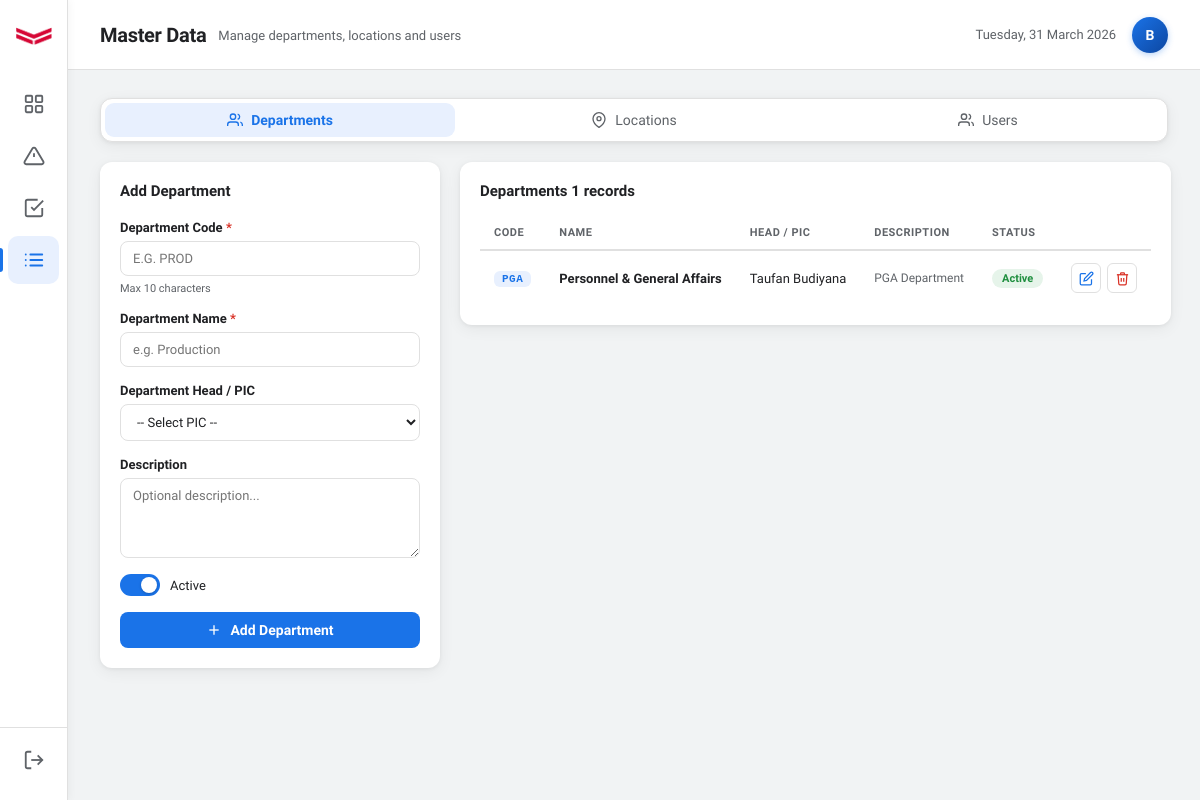
/master/index.php (signed in), run on the app's committed database.
### tables this page shows
CREATE TABLE `departments` (
  `id` int(11) NOT NULL,
  `code` varchar(10) NOT NULL,
  `name` varchar(100) NOT NULL,
  `head_id` int(11) DEFAULT NULL,
  `description` text DEFAULT NULL,
  `is_active` tinyint(1) NOT NULL DEFAULT 1,
  `created_at` datetime NOT NULL DEFAULT current_timestamp(),
  `updated_at` datetime NOT NULL DEFAULT current_timestamp() ON UPDATE current_timestamp()
);

CREATE TABLE `users` (
  `id` int(11) NOT NULL,
  `employee_id` varchar(20) NOT NULL,
  `name` varchar(100) NOT NULL,
  `email` varchar(100) NOT NULL,
  `password` varchar(255) NOT NULL,
  `department_id` int(11) DEFAULT NULL,
  `role` tinyint(1) NOT NULL DEFAULT 3,
  `reset_token` varchar(100) DEFAULT NULL,
  `reset_expires` datetime DEFAULT NULL,
  `is_active` tinyint(1) NOT NULL DEFAULT 1,
  `created_at` datetime NOT NULL DEFAULT current_timestamp(),
  `updated_at` datetime DEFAULT NULL ON UPDATE current_timestamp()
);

### master/index.php (the view, shortened to what this page needs)
<?php
require_once '../config/db.php';
$active_tab = $_GET['tab'] ?? 'departments';
$is_superadmin = (int)$_SESSION['role'] == 1;
$role = (int)($_SESSION['role'] ?? 3);
$departments = $pdo->query("
    SELECT d.*, u.name AS head_name
    FROM departments d
    LEFT JOIN users u ON d.head_id = u.id
    ORDER BY d.name
")->fetchAll();
?>
<!DOCTYPE html>
<html lang="en">
<head>
  <link rel="stylesheet" href="../assets/dashboard.css"/>
  <link rel="stylesheet" href="../assets/master.css"/>
</head>
<body>
  <aside class="sidebar">
    <div class="sidebar__logo">
      <img src="../assets/logo.png" alt="Yanmar" class="sidebar__logo-img"/>
    </div>
    <nav class="sidebar__nav">
      <a href="../index" class="nav-item" data-tooltip="Dashboard">
        <svg viewBox="0 0 24 24" fill="none" stroke="currentColor" stroke-width="2">
          <rect x="3" y="3" width="7" height="7" rx="1"/><rect x="14" y="3" width="7" height="7" rx="1"/>
          <rect x="3" y="14" width="7" height="7" rx="1"/><rect x="14" y="14" width="7" height="7" rx="1"/>
        </svg>
      </a>
      <a href="../hiyari/index" class="nav-item" data-tooltip="Hiyari Hatto">
        <svg viewBox="0 0 24 24" fill="none" stroke="currentColor" stroke-width="2">
          <path d="M10.29 3.86L1.82 18a2 2 0 0 0 1.71 3h16.94a2 2 0 0 0 1.71-3L13.71 3.86a2 2 0 0 0-3.42 0z"/>
          <line x1="12" y1="9" x2="12" y2="13"/><line x1="12" y1="17" x2="12.01" y2="17"/>
        </svg>
      </a>
      <a href="../kyt/index" class="nav-item" data-tooltip="KYT">
        <svg viewBox="0 0 24 24" fill="none" stroke="currentColor" stroke-width="2">
          <path d="M9 11l3 3L22 4"/>
          <path d="M21 12v7a2 2 0 0 1-2 2H5a2 2 0 0 1-2-2V5a2 2 0 0 1 2-2h11"/>
        </svg>
      </a>
      <?php if ($role <= 2): ?>
      <a href="../master/index" class="nav-item nav-item--active" data-tooltip="Master Data">
      </a>
      <?php endif; ?>
    </nav>
    <div class="sidebar__bottom">
      <a href="../auth/logout" class="nav-item nav-item--logout" data-tooltip="Sign Out">
        <svg viewBox="0 0 24 24" fill="none" stroke="currentColor" stroke-width="2">
          <path d="M9 21H5a2 2 0 0 1-2-2V5a2 2 0 0 1 2-2h4"/>
          <polyline points="16 17 21 12 16 7"/>
          <line x1="21" y1="12" x2="9" y2="12"/>
        </svg>
      </a>
    </div>
  </aside>
  <main class="main">
    <header class="topbar">
      <div class="topbar__left">
        <h1 class="topbar__title">Master Data</h1>
        <p class="topbar__sub">Manage departments, locations<?php echo $is_superadmin ? ' and users' : ''; ?></p>
      </div>
      <div class="topbar__right">
        <div class="topbar__date"><?php echo date('l, d F Y'); ?></div>
        <?php if (isset($_SESSION['user_id'])): ?>
        <div style="position:relative">
          <div class="topbar__avatar" id="avatarBtn">
            <?php echo strtoupper(substr($_SESSION['name'] ?? 'U', 0, 1)); ?>
          </div>
        </div>
        <?php endif; ?>
      </div>
    </header>
    <div class="content">
      <div class="tabs">
        <button class="tab <?php echo $active_tab === 'departments' ? 'tab--active' : ''; ?>" data-tab="departments">
          <svg viewBox="0 0 24 24" fill="none" stroke="currentColor" stroke-width="2" width="16" height="16">
            <path d="M17 21v-2a4 4 0 0 0-4-4H5a4 4 0 0 0-4 4v2"/>
            <circle cx="9" cy="7" r="4"/>
            <path d="M23 21v-2a4 4 0 0 0-3-3.87"/><path d="M16 3.13a4 4 0 0 1 0 7.75"/>
          </svg>
          Departments
        </button>
        <button class="tab <?php echo $active_tab === 'locations' ? 'tab--active' : ''; ?>" data-tab="locations">
          <svg viewBox="0 0 24 24" fill="none" stroke="currentColor" stroke-width="2" width="16" height="16">
            <path d="M21 10c0 7-9 13-9 13s-9-6-9-13a9 9 0 0 1 18 0z"/>
            <circle cx="12" cy="10" r="3"/>
          </svg>
          Locations
        </button>
        <?php if ($is_superadmin): ?>
        <button class="tab <?php echo $active_tab === 'users' ? 'tab--active' : ''; ?>" data-tab="users">
          <svg viewBox="0 0 24 24" fill="none" stroke="currentColor" stroke-width="2" width="16" height="16">
            <path d="M17 21v-2a4 4 0 0 0-4-4H5a4 4 0 0 0-4 4v2"/>
            <circle cx="9" cy="7" r="4"/>
            <path d="M23 21v-2a4 4 0 0 0-3-3.87"/><path d="M16 3.13a4 4 0 0 1 0 7.75"/>
          </svg>
          Users
        </button>
        <?php endif; ?>
      </div>
      <div class="tab-panel <?php echo $active_tab === 'departments' ? 'tab-panel--active' : ''; ?>" id="tab-departments">
        <div class="master-layout">
          <div class="master-form-box">
            <div class="master-form-box__header">
              <h2 class="master-form-box__title">Add Department</h2>
            </div>
            <form method="POST" action="dept_store.php">
              <div class="form-group">
                <label class="form-label">Department Code <span class="required">*</span></label>
                <input type="text" name="code" class="form-input" placeholder="e.g. PROD" required maxlength="10" style="text-transform:uppercase"/>
                <span class="form-hint">Max 10 characters</span>
              </div>
              <div class="form-group">
                <label class="form-label">Department Name <span class="required">*</span></label>
                <input type="text" name="name" class="form-input" placeholder="e.g. Production" required/>
              </div>
              <div class="form-group">
                <label class="form-label">Department Head / PIC</label>
                <select name="head_id" class="form-select">
                  <option value="">-- Select PIC --</option>
                </select>
              </div>
              <div class="form-group">
                <label class="form-label">Description</label>
                <textarea name="description" class="form-textarea" rows="3" placeholder="Optional description..."></textarea>
              </div>
              <div class="form-group">
                <label class="toggle-label">
                  <span class="toggle-switch"></span>
                  Active
                </label>
              </div>
              <button type="submit" class="btn-submit">
                <svg viewBox="0 0 24 24" fill="none" stroke="currentColor" stroke-width="2" width="16" height="16">
                  <line x1="12" y1="5" x2="12" y2="19"/><line x1="5" y1="12" x2="19" y2="12"/>
                </svg>
                Add Department
              </button>
            </form>
          </div>
          <div class="master-list-box">
            <div class="master-list-box__header">
              <h2 class="master-list-box__title">Departments <span class="table-count"><?php echo count($departments); ?> records</span></h2>
            </div>
            <?php if (empty($departments)): ?>
            <div class="empty-state">
              <svg viewBox="0 0 24 24" fill="none" stroke="currentColor" stroke-width="1.5" width="40" height="40">
                <path d="M17 21v-2a4 4 0 0 0-4-4H5a4 4 0 0 0-4 4v2"/><circle cx="9" cy="7" r="4"/>
              </svg>
              <p>No departments yet</p>
            </div>
            <?php else: ?>
            <div class="table-wrap">
              <table class="table">
                <thead>
                  <tr><th>Code</th><th>Name</th><th>Head / PIC</th><th>Description</th><th>Status</th><th></th></tr>
                </thead>
                <tbody>
                  <?php foreach ($departments as $d): ?>
                  <tr>
                    <td><span class="code-badge"><?php echo htmlspecialchars($d['code']); ?></span></td>
                    <td><strong><?php echo htmlspecialchars($d['name']); ?></strong></td>
                    <td><?php echo htmlspecialchars($d['head_name'] ?? '—'); ?></td>
                    <td class="td-desc"><?php echo htmlspecialchars($d['description'] ?? '—'); ?></td>
                    <td><span class="badge <?php echo $d['is_active'] ? 'badge--closed' : 'badge--open'; ?>"><?php echo $d['is_active'] ? 'Active' : 'Inactive'; ?></span></td>
                    <td class="td-actions">
                      <button class="action-btn action-btn--edit" onclick="openEditDept(<?php echo htmlspecialchars(json_encode($d)); ?>)" title="Edit">
                        <svg viewBox="0 0 24 24" fill="none" stroke="currentColor" stroke-width="2" width="15" height="15">
                          <path d="M11 4H4a2 2 0 0 0-2 2v14a2 2 0 0 0 2 2h14a2 2 0 0 0 2-2v-7"/>
                          <path d="M18.5 2.5a2.121 2.121 0 0 1 3 3L12 15l-4 1 1-4 9.5-9.5z"/>
                        </svg>
                      </button>
                      <a href="dept_delete.php?id=<?php echo $d['id']; ?>" class="action-btn action-btn--delete" onclick="return confirm('Delete this department?')" title="Delete">
                        <svg viewBox="0 0 24 24" fill="none" stroke="currentColor" stroke-width="2" width="15" height="15">
                          <polyline points="3 6 5 6 21 6"/>
                          <path d="M19 6l-1 14a2 2 0 0 1-2 2H8a2 2 0 0 1-2-2L5 6"/>
                          <path d="M10 11v6"/><path d="M14 11v6"/>
                          <path d="M9 6V4a1 1 0 0 1 1-1h4a1 1 0 0 1 1 1v2"/>
                        </svg>
                      </a>
                    </td>
                  </tr>
                  <?php endforeach; ?>
                </tbody>
              </table>
            </div>
            <?php endif; ?>
          </div>
        </div>
      </div>
    </div>
  </main>
</body>
</html>

### assets/master.css (style rules this page uses)
.master-layout { display: grid; grid-template-columns: 340px 1fr; gap: 20px; align-items: start; }
.master-form-box { background: #fff; border-radius: var(--radius); box-shadow: var(--shadow); padding: 20px; position: sticky; top: calc(var(--topbar-h) + 16px); }
.master-form-box__header { margin-bottom: 20px; }
.master-form-box__title { font-size: 15px; font-weight: 600; }
.master-list-box { background: #fff; border-radius: var(--radius); box-shadow: var(--shadow); padding: 20px; }
.master-list-box__header { display: flex; align-items: center; justify-content: space-between; margin-bottom: 16px; }
.master-list-box__title { font-size: 15px; font-weight: 600; }
.form-group { display: flex; flex-direction: column; gap: 6px; margin-bottom: 16px; }
.form-label { font-size: 13px; font-weight: 600; color: var(--text-primary); }
.required { color: var(--red); }
.form-hint { font-size: 11px; color: var(--text-secondary); }
.form-input, .form-select, .form-textarea { padding: 9px 12px; border: 1.5px solid var(--border); border-radius: 8px; font-family: var(--font); font-size: 13px; color: var(--text-primary); background: #fff; outline: none; width: 100%; transition: border-color var(--transition), box-shadow var(--transition); }
.form-textarea { resize: vertical; min-height: 80px; }
.toggle-label { display: flex; align-items: center; gap: 10px; cursor: pointer; font-size: 13px; font-weight: 500; color: var(--text-primary); user-select: none; }
.toggle-switch { width: 40px; height: 22px; background: var(--border); border-radius: 11px; position: relative; transition: background var(--transition); flex-shrink: 0; }
.toggle-switch::after { content: ''; position: absolute; width: 16px; height: 16px; border-radius: 50%; background: #fff; top: 3px; left: 3px; transition: transform var(--transition); box-shadow: 0 1px 3px rgba(0,0,0,0.2); }
.toggle-input:checked + .toggle-switch { background: var(--primary); }
.toggle-input:checked + .toggle-switch::after { transform: translateX(18px); }
.btn-submit { display: flex; align-items: center; justify-content: center; gap: 8px; width: 100%; padding: 10px 16px; background: var(--primary); color: #fff; border: none; border-radius: 8px; font-family: var(--font); font-size: 14px; font-weight: 600; cursor: pointer; transition: background var(--transition), box-shadow var(--transition); margin-top: 4px; }
.code-badge { display: inline-block; padding: 2px 8px; background: var(--primary-light); color: var(--primary); border-radius: 6px; font-size: 11px; font-weight: 700; font-family: monospace; letter-spacing: 0.5px; }
.td-desc { max-width: 200px; overflow: hidden; text-overflow: ellipsis; white-space: nowrap; color: var(--text-secondary); font-size: 12px; }
.td-actions { display: flex; gap: 6px; justify-content: flex-end; }
.action-btn { width: 30px; height: 30px; border-radius: 6px; border: 1px solid var(--border); background: #fff; display: flex; align-items: center; justify-content: center; cursor: pointer; text-decoration: none; transition: background var(--transition), border-color var(--transition), color var(--transition); }
.action-btn--edit { color: var(--primary); }
.action-btn--delete { color: var(--red); }

### data on the page
departments: code "PGA", name "Personnel & General Affairs", head.name "Taufan Budiyana", description "PGA Department", is_active "Active"

### other printed values
substr($_SESSION['name'] ?? 'U', 0, 1) "B"
count($departments) "1"
